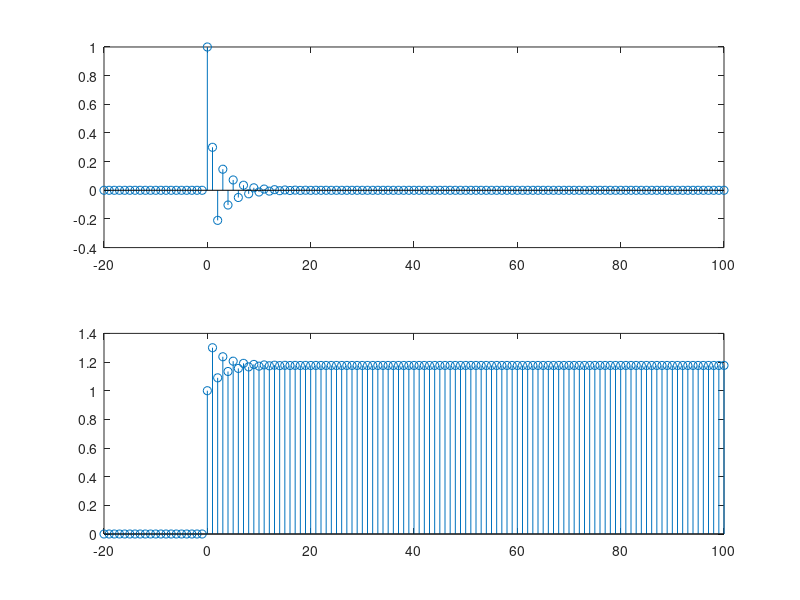

The MATLAB source for this figure:
%% cler
clc 
clear all
close all   

%% process
n=-20:1:100;
num=[1 1];
den=[1 0.7];
y=[zeros(1,20) ones(1,1) zeros(1,100)];
y1=filter(num,den,y);
y2=[zeros(1,20) ones(1,101)];
y3=filter(num,den,y2);

%% plot
subplot(2,1,1);
stem(n,y1);
subplot(2,1,2);
stem(n,y3);